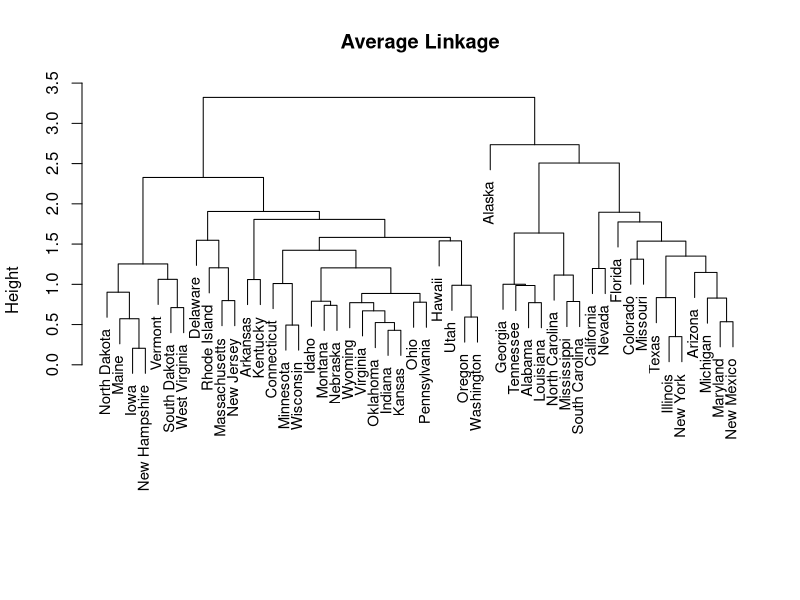
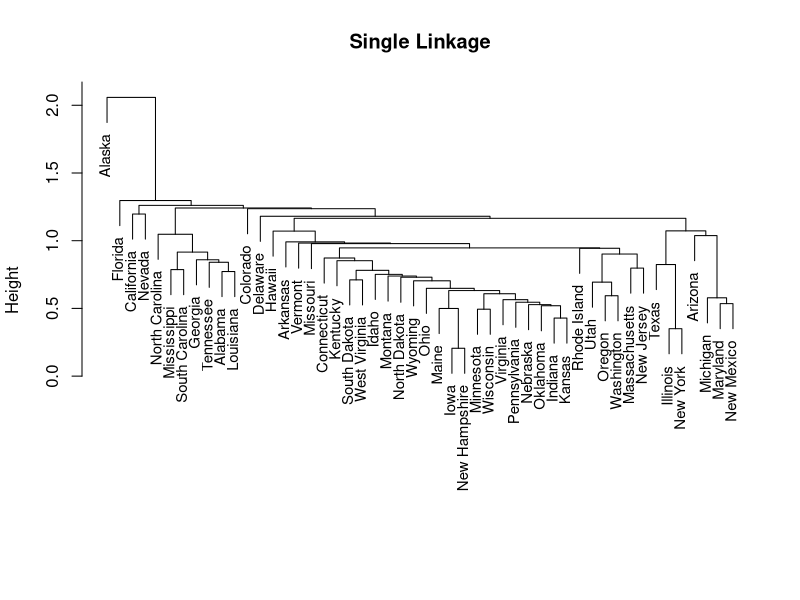
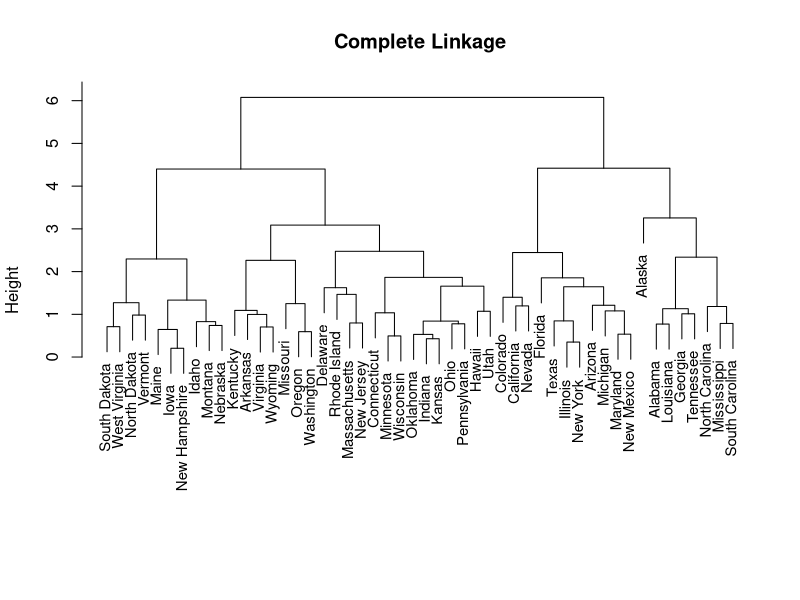
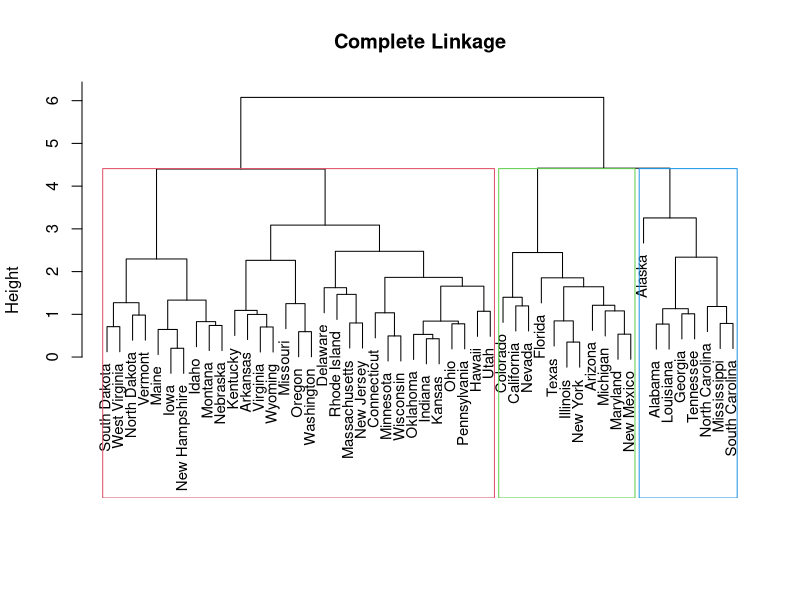

Generate these figures, in order, with R:
## ---- chunk 1
Arrests <-USArrests
scaledArrests <- scale(Arrests[,1:4])

hc.average=hclust(dist(scaledArrests), method="average")
plot(hc.average, main="Average Linkage", xlab="", sub="", cex=.9)
hc.single=hclust(dist(scaledArrests), method="single")
plot(hc.single, main="Single Linkage", xlab="", sub="", cex=.9)
hc.complete=hclust(dist(scaledArrests), method="complete")
plot(hc.complete,main="Complete Linkage", xlab="", sub="", cex=.9)

hclusters = cutree(hc.complete, 3)
## ---- chunk 2
plot(hc.complete,main="Complete Linkage", xlab="", sub="", cex=.9)
rect.hclust(hc.complete, k = 3, border = 2:4)
